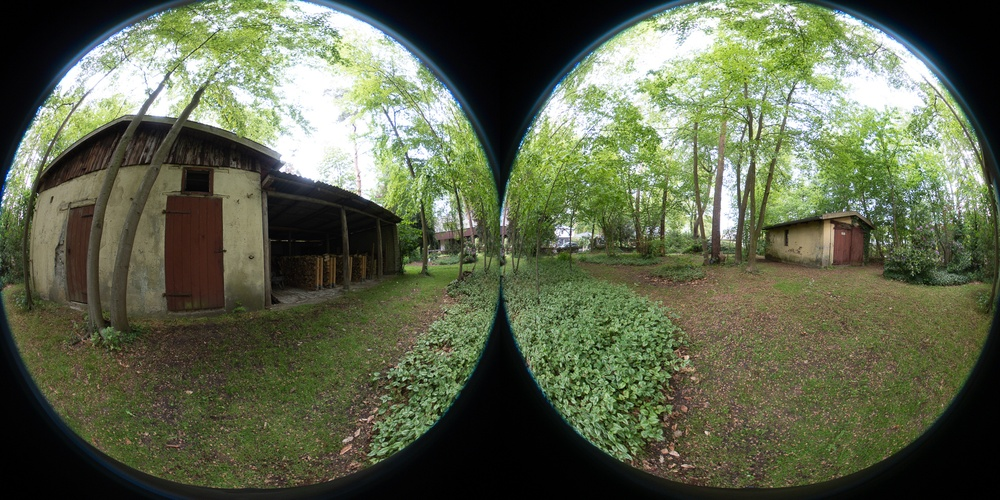
#> input picture tests/fisheye/fisheye_sample.jpeg, 1000 x 500 px, shrunk from 1920 x 960 before the run
$ python fisheye_unwarp.py   (older library calls are emulated)
#> lines starting #> are read from the running program, lines starting #| are printed output that depends on the picture
import math
import numpy as np
import cv2


#K=np.array([[781.3524863867165, 0.0, 794.7118000552183], [0.0, 779.5071163774452, 561.3314451453386], [0.0, 0.0, 1.0]])
#D=np.array([[-0.042595202508066574], [0.031307765215775184], [-0.04104704724832258], [0.015343014605793324]])
K = np.array([[228.27974798,   0.0,         365.63436654],
 [  0.0,         228.71761585, 365.48321445],
 [  0.0,           0.0,           1.0        ]])

D = np.array([[-2.92138132e-01],  [8.01465122e-02], [-9.01684318e-05],  [2.16792447e-05] ])

print (D.shape)
print (K.shape)

def main():
    # Open image
    img = cv2.imread("fisheye_sample.jpeg",-1)
#> img is the input picture: shape (500, 1000, 3); mean B, G, R 77.1, 101.4, 94.2

    # Divide the image in two
    h = img.shape[0]
#> h = 500
    w = img.shape[1]
#> w = 1000
    ww = w // 2
#> ww = 500
    hh = h // 2
#> hh = 250
    DIM=(h, ww)
#> DIM = (500, 500)
    left = img[:, :ww]
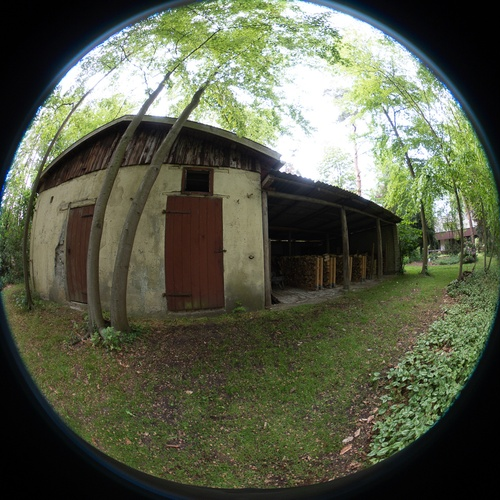
#> left: shape (500, 500, 3); mean B, G, R 74.2, 93.7, 88.9
    right = img[:, ww:]
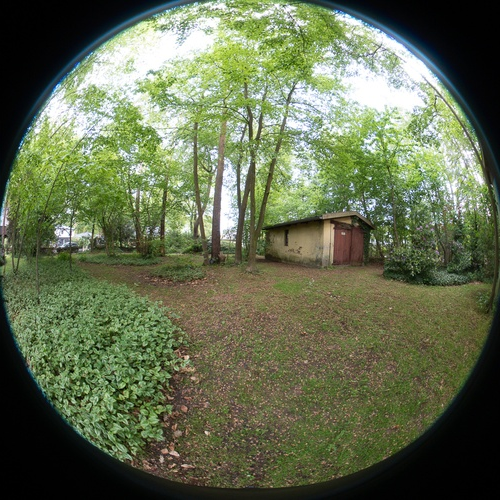
#> right: shape (500, 500, 3); mean B, G, R 80, 109.2, 99.5

    map1, map2 = cv2.fisheye.initUndistortRectifyMap(K, D, np.eye(3), K, DIM, cv2.CV_16SC2)
    undistorted_img = cv2.remap(left, map1, map2, interpolation=cv2.INTER_LINEAR, borderMode=cv2.BORDER_CONSTANT)
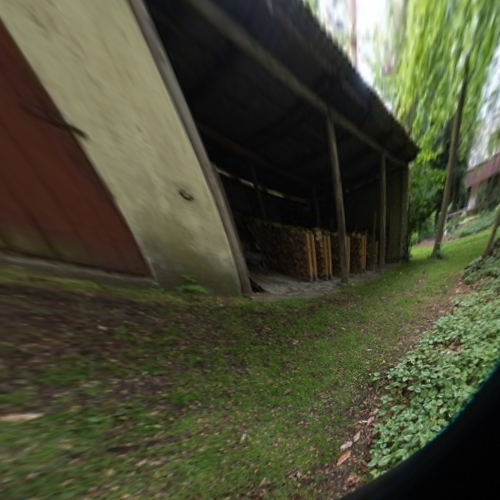
#> undistorted_img: shape (500, 500, 3); mean B, G, R 53.2, 75.3, 74

    cv2.imshow('result', undistorted_img)
    cv2.waitKey(0)

if __name__ == "__main__":
    main()
